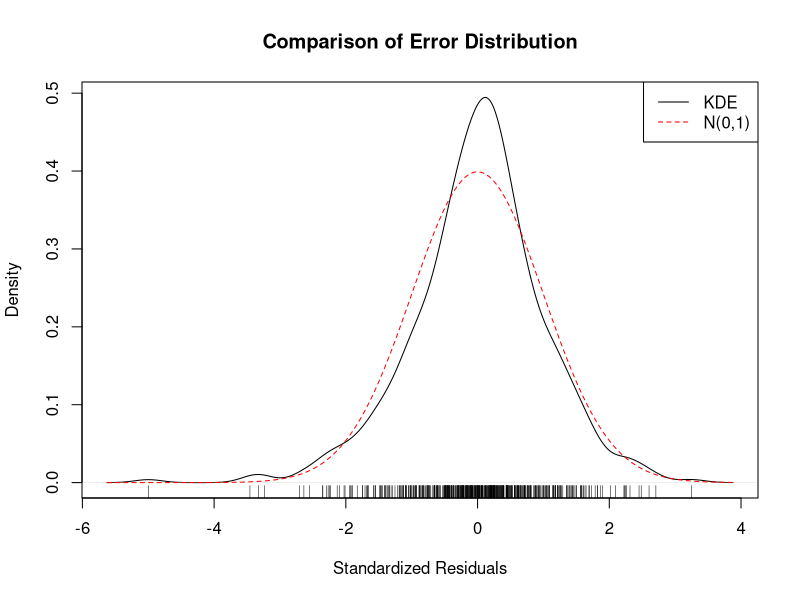

Here is the R script that generated this plot:
dt <- read.csv("./Equity_Premium.csv")
y <- dt$y
ones <- rep(1, 504)
x_dfy <- dt$x_dfy
x_infl <- dt$x_infl
x_svar <- dt$x_svar
x_tms <- dt$x_tms
x_tbl <- dt$x_tbl
x_dfr <- dt$x_dfr
x_dp <- dt$x_dp
x_ltr <- dt$x_ltr

x <- cbind(ones, x_dfy, x_infl, x_svar, x_tms, x_tbl, x_dfr, x_dp, x_ltr)


# Part 1
model <- lm(y ~ (x - 1))
beta_hats <- model$coefficients;

beta_df <- data.frame(
  Estimate = beta_hats
)
rownames(beta_df) <- sub("^x", "", rownames(beta_df))
print("beta_hats:")
print(beta_df)

n <- length(y)
k <- ncol(x)

inv_xt_x <- solve(t(x) %*% x)
s_square <- sum(residuals(model)^2) / (n - k)

s_beta_hat <- sqrt(diag(s_square * inv_xt_x));
s_beta_hat_df <- data.frame(
  Estimate = s_beta_hat
)
print("s_beta_hat:")
print(s_beta_hat_df)

residuals_squared <- residuals(model)^2
v_hat <- diag(residuals_squared)
s_w_beta_hat <- sqrt(diag(inv_xt_x %*% t(x) %*% v_hat %*% x %*% inv_xt_x));
s_w_beta_hat_df <- data.frame(
  Estimate = s_w_beta_hat
)
print("s_w_beta_hat:")
print(s_w_beta_hat_df)

# Part 2
# Calculate t-statistics
t_stats <- abs(beta_hats / s_beta_hat)

# Degrees of freedom
df <- n - k

# Critical values for different significance levels
alpha_levels <- c(0.01, 0.05, 0.10)
critical_values <- qt(1 - alpha_levels / 2, df)

for (alpha in alpha_levels) {
  results <- data.frame(
    t_statistic = t_stats
  )
  critical_value <- qt(1 - alpha/2, df)
  column_name <- paste0("Reject H0 when alpha = ", alpha * 100, "%")
  results[[column_name]] <- t_stats > critical_value

  rownames(results) <- sub("^x", "", rownames(results))

  print("T test results of each significance level:")
  print(results)
}

# Part 3-(a)
std_hat <- sqrt(sum(residuals(model)^2) / n)

sk <- sum((residuals(model) / std_hat)^3) / n
kr <- sum((residuals(model) / std_hat)^4) / n

print("Skewness:")
print(sk)
print("Kurtosis:")
print(kr)

jb <- n * (sk^2 / 6 + (kr - 3)^2 / 24)
print("JB statistic:")
print(jb)

results <- data.frame(
  alpha_levels = alpha_levels
)

for (alpha in alpha_levels) {
  critical_value <- qchisq(1 - alpha, df = 2)
  results["Reject H0"] <- jb > critical_value
}

print("JB test results of each significance level:")
print(results)


# Part 3-(b)
jpeg("./img/error_distribution_comparison.jpg", width = 800, height = 600)
standardized_residuals <- residuals(model) / std_hat
kde <- density(standardized_residuals)
x_seq <- seq(min(kde$x), max(kde$x), length.out = 1000)
normal_dist <- dnorm(x_seq)


plot(kde, main = "Comparison of Error Distribution", 
     xlab = "Standardized Residuals", ylab = "Density")
lines(x_seq, normal_dist, col = "red", lty = 2)

legend("topright", legend = c("KDE", "N(0,1)"), 
       col = c("black", "red"), lty = c(1, 2))

rug(standardized_residuals)
dev.off()

